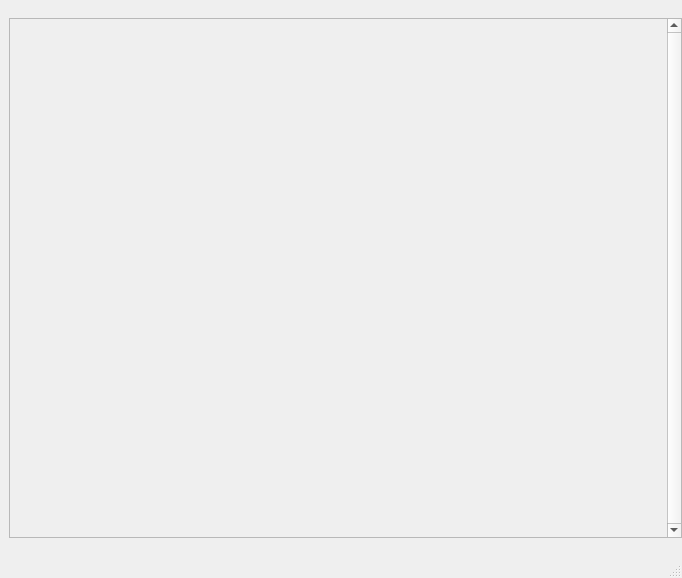
<?xml version="1.0" encoding="UTF-8"?>
<ui version="4.0">
 <class>MainWindow</class>
 <widget class="MyMainWindow" name="MainWindow">
  <property name="geometry">
   <rect>
    <x>0</x>
    <y>0</y>
    <width>682</width>
    <height>578</height>
   </rect>
  </property>
  <property name="maximumSize">
   <size>
    <width>16777215</width>
    <height>16777215</height>
   </size>
  </property>
  <property name="ShortCut" stdset="0">
   <string>MainWindow</string>
  </property>

    <property name="windowTitle">
        <string>MainWindow</string>
    </property>
    <widget class="QWidget" name="centralwidget">
   <layout class="QHBoxLayout" name="horizontalLayout_2">
    <property name="spacing">
     <number>0</number>
    </property>
    <property name="leftMargin">
     <number>0</number>
    </property>
    <property name="rightMargin">
     <number>0</number>
    </property>
    <item>
     <widget class="QScrollArea" name="tree_and_grid_scrollarea">
      <property name="frameShape">
       <enum>QFrame::NoFrame</enum>
      </property>
      <property name="lineWidth">
       <number>0</number>
      </property>
      <property name="verticalScrollBarPolicy">
       <enum>Qt::ScrollBarAlwaysOff</enum>
      </property>
      <property name="horizontalScrollBarPolicy">
       <enum>Qt::ScrollBarAlwaysOff</enum>
      </property>
      <property name="widgetResizable">
       <bool>true</bool>
      </property>
      <property name="alignment">
       <set>Qt::AlignCenter</set>
      </property>
      <widget class="QWidget" name="tree_and_grid_container">
       <property name="geometry">
        <rect>
         <x>0</x>
         <y>0</y>
         <width>682</width>
         <height>518</height>
        </rect>
       </property>
       <layout class="QHBoxLayout" name="horizontalLayout">
        <property name="spacing">
         <number>0</number>
        </property>
        <property name="rightMargin">
         <number>0</number>
        </property>
        <item>
         <widget class="QScrollArea" name="grid_scrollarea">
          <property name="sizePolicy">
           <sizepolicy hsizetype="Preferred" vsizetype="Preferred">
            <horstretch>0</horstretch>
            <verstretch>0</verstretch>
           </sizepolicy>
          </property>
          <property name="minimumSize">
           <size>
            <width>150</width>
            <height>150</height>
           </size>
          </property>
          <property name="maximumSize">
           <size>
            <width>16777215</width>
            <height>16777215</height>
           </size>
          </property>
          <property name="verticalScrollBarPolicy">
           <enum>Qt::ScrollBarAlwaysOn</enum>
          </property>
          <property name="horizontalScrollBarPolicy">
           <enum>Qt::ScrollBarAlwaysOff</enum>
          </property>
          <property name="widgetResizable">
           <bool>true</bool>
          </property>
          <widget class="QWidget" name="grid_widget">
           <property name="geometry">
            <rect>
             <x>0</x>
             <y>0</y>
             <width>652</width>
             <height>496</height>
            </rect>
           </property>
          </widget>
         </widget>
        </item>
       </layout>
      </widget>
     </widget>
    </item>
   </layout>
  </widget>
  <widget class="QMenuBar" name="menubar">
   <property name="geometry">
    <rect>
     <x>0</x>
     <y>0</y>
     <width>682</width>
     <height>21</height>
    </rect>
   </property>
  </widget>
  <widget class="QStatusBar" name="statusbar"/>
 </widget>
 <customwidgets>
  <customwidget>
   <class>MyMainWindow</class>
   <extends>QMainWindow</extends>
   <header>main_window.h</header>
   <container>1</container>
  </customwidget>
 </customwidgets>
 <resources/>
 <connections/>
</ui>
